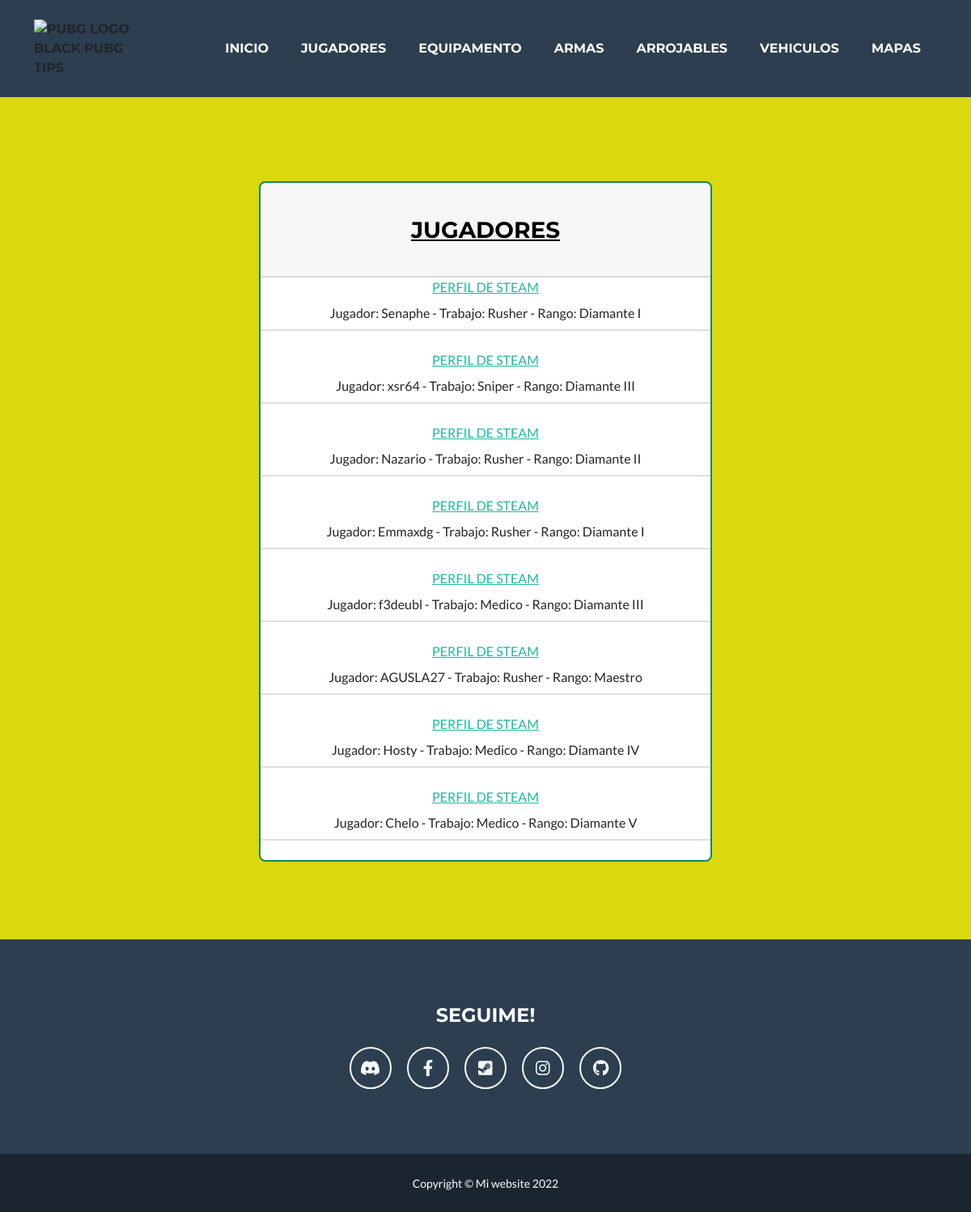
Page /AppPubg/player/ on the committed database.
### AppPubg/models.py (models this page shows)
class Player(models.Model):
    name = models.CharField(max_length=20)
    email = models.EmailField(max_length=30)
    job = models.CharField(max_length=20)
    range = models.CharField(max_length=20)
    steam = models.CharField(max_length=255,null=True)
    def __str__(self):
        return f"  Jugador: {self.name} - Trabajo: {self.job} - Rango: {self.range}"

### AppPubg/views.py (the view)
# urls.py: path("player/", playerView,name='Jugadores'),
def playerView(request):
    players = Player.objects.all()
    resultado = {"players": players}
    return render(request, "AppPubg/player.html", resultado)

### AppPubg/template/AppPubg/player.html
{% extends "AppPubg/padre.html" %}
{% load static %}
{% block contenido1 %}
<div class="card border-success" style="width: 35rem;">
    <div class="card-header">
    <h3>
    <br>
    <span style="color: black"><u>JUGADORES</u></span>
    </h3>
    <br>
    </div>
    <ul class="list-group list-group-flush">
    {% for player in players %}
    <a href= {{player.steam}} target="_blank">PERFIL DE STEAM</a>
    <li class="list-group-item">{{player}}</li>
    <br>
    {% endfor %}
    </ul>
</div>
{% endblock %}

### rows in the picture
Player: name+job+range "Jugador: Senaphe - Trabajo: Rusher - Rango: Diamante I"
Player: name+job+range "Jugador: xsr64 - Trabajo: Sniper - Rango: Diamante III"
Player: name+job+range "Jugador: Nazario - Trabajo: Rusher - Rango: Diamante II"
Player: name+job+range "Jugador: Emmaxdg - Trabajo: Rusher - Rango: Diamante I"
Player: name+job+range "Jugador: f3deubl - Trabajo: Medico - Rango: Diamante III"
Player: name+job+range "Jugador: AGUSLA27 - Trabajo: Rusher - Rango: Maestro"
Player: name+job+range "Jugador: Hosty - Trabajo: Medico - Rango: Diamante IV"
Player: name+job+range "Jugador: Chelo - Trabajo: Medico - Rango: Diamante V"
